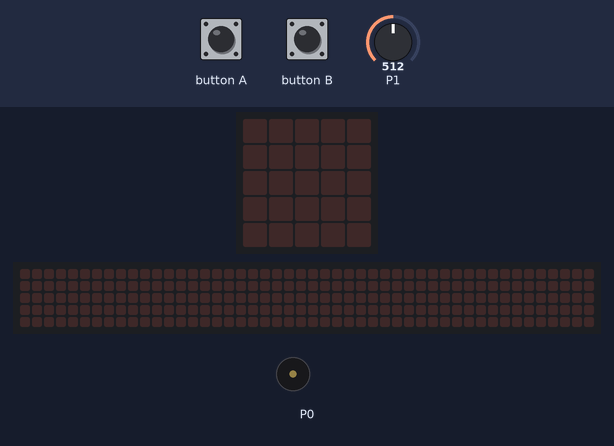
The program below on a simulated BBC micro:bit (MakeCode). On the bench: the board's 5×5 LED display, a strip that is not on the board, showing the scrolling text unrolled, buzzer (waves = sounding). The inputs (shaded band) are chosen by the test bench; at power-on: P1 = 512 (analog values on the 0–1023 scale). The 48×5 strip is a reading aid, not a part: it shows the text the display is scrolling, unrolled, one strip-width of it at a time.

Above: at 1.2 s.
1.3 s: button A pressed for 0.15 s
At 2.7 s:
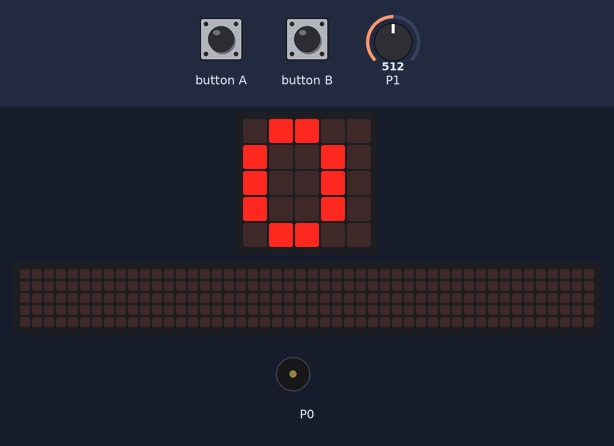
4.4 s: button B pressed for 0.15 s
At 4.62 s:
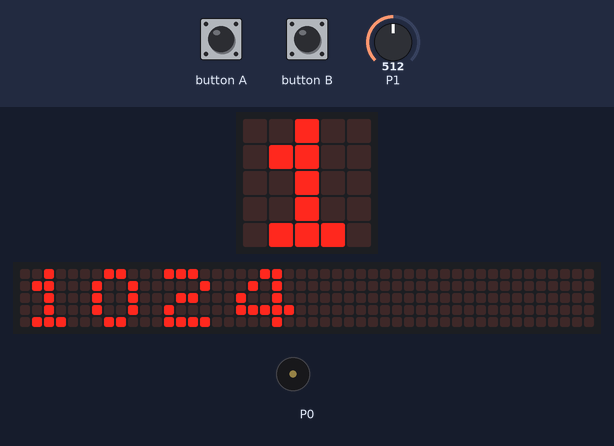
7.4 s: button B pressed for 0.15 s
At 14.3 s:
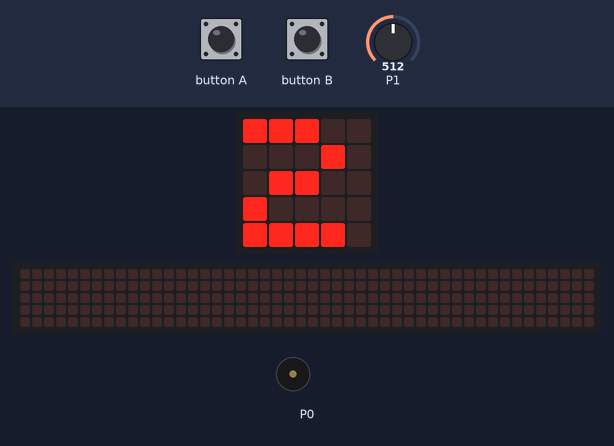
16.5 s: button A pressed for 0.15 s
At 20.4 s:
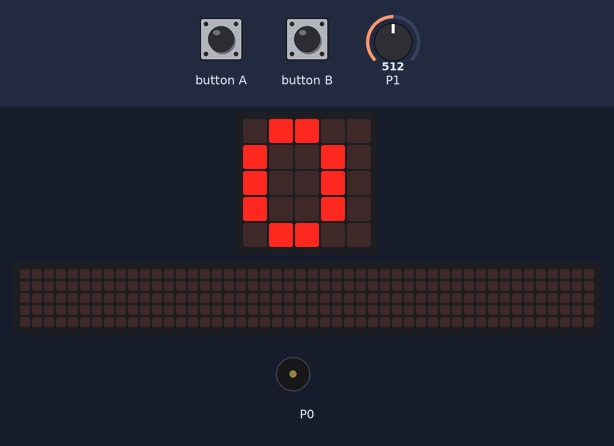
Timing chart, 0 to 20.6 s (numbered marks = the images above; inputs shaded):
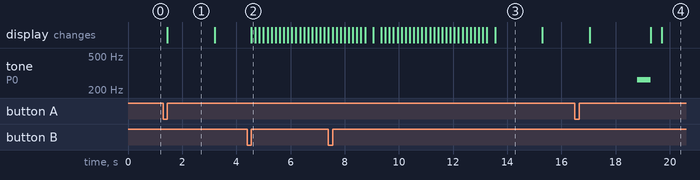

Measured:
- after the input at 1.3 s, the display: changes after 0.15 s (image 1)
- after the input at 4.4 s, the display: changes after 0.15 s (image 2)
- after the input at 7.4 s, tone on P0: stays silent (without the input it goes to 262 Hz after 6.9 s)
- what the display in image 1 shows lasts 1.7 s, from 1.5 s to 3.2 s

The program:

main.ts
```typescript
input.onButtonPressed(Button.A, function () {
    for (let index = 0; index <= 4; index++) {
        ph值 = ph值 + pins.analogReadPin(AnalogPin.P1)
        basic.showNumber(index)
        basic.pause(1000)
    }
    music.playTone(262, music.beat(BeatFraction.Whole))
    ph值 = ph值 / 250
    basic.showLeds(`
        . . . . .
        . . . . .
        . . . . .
        . . . . .
        . . . . .
        `)
})
input.onButtonPressed(Button.B, function () {
    basic.showNumber(ph值)
})
let ph值 = 0
ph值 = 0
```

test.ts
```typescript
// 在這裡測試；當此封包作為擴充功能時，將不會編譯此內容。
```
